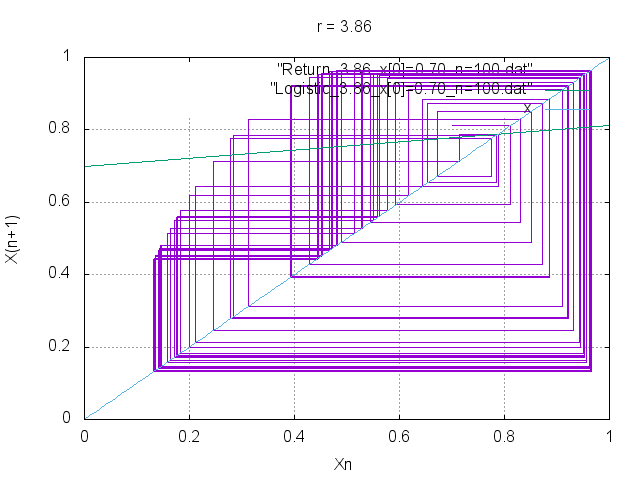

Write the gnuplot code that produced this figure.
set grid
set title "r = 3.86"

set yrange [0:1]
set xrange [0:1]
set xlabel "Xn"
set ylabel "X(n+1)"


plot "Return_3.86_x[0]=0.70_n=100.dat" with lines, "Logistic_3.86_x[0]=0.70_n=100.dat" with lines, x with lines
pause 2
set terminal png
set output "Return_3.86_x[0]=0.70_n=100.png"
replot
setterminal x11
